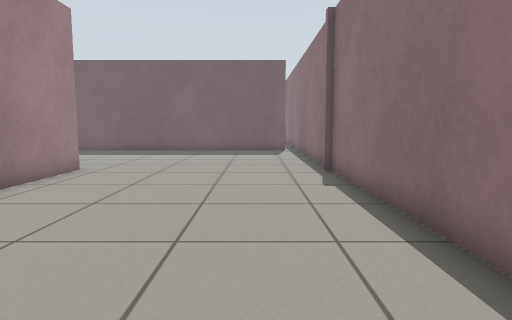
View 1 (above)

18 first-person views from a walk through a Gazebo world. The camera is 0.72 m above the floor, tilts 6° down and sees 75° across. The floor is counted in squares, 0.5 m on a side. Each view is taken from the middle of a square. On the plan, view 1 faces up. The plan holds only what a view shows up to about 15 squares ahead; the rest is blank. The place goes on beyond the plan.

View 2
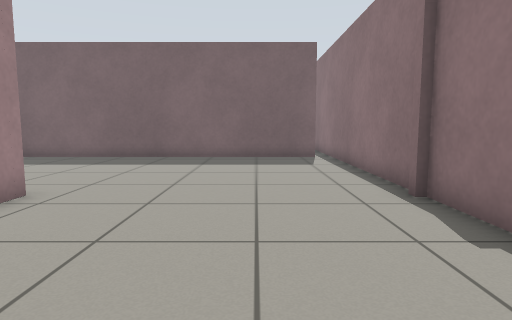

View 3
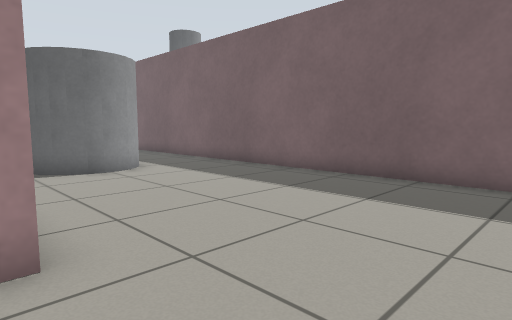

View 4
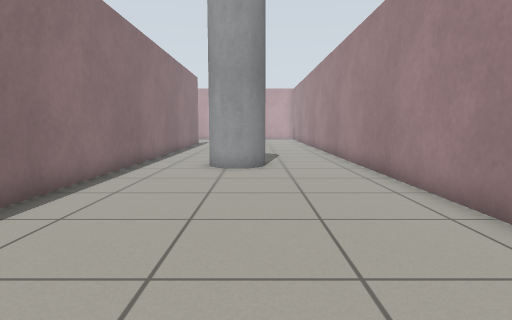

View 5
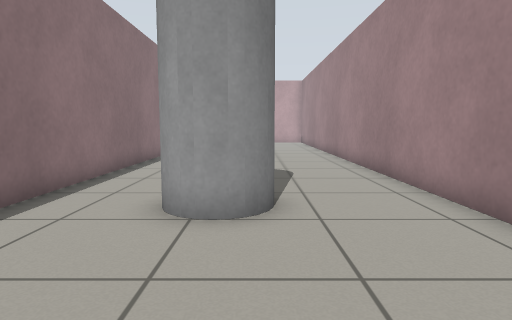

View 6
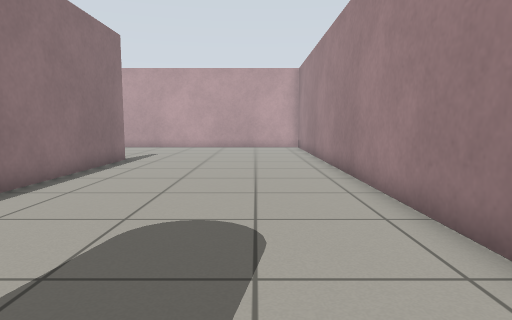

View 7
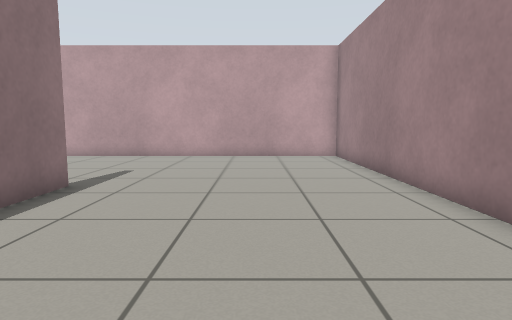

View 8
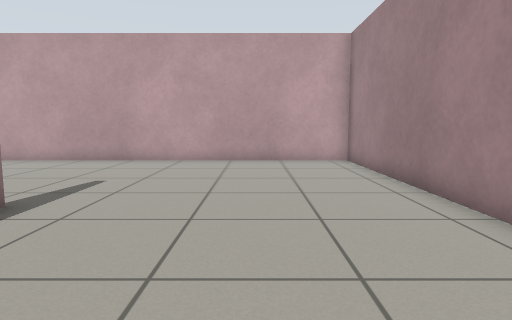

View 9
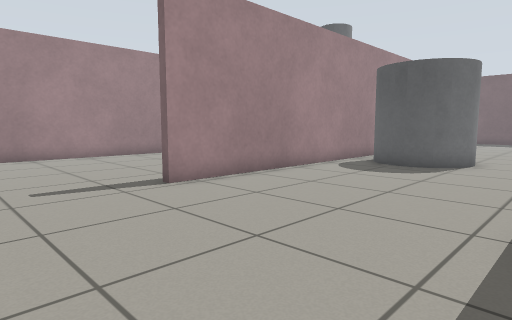

View 10
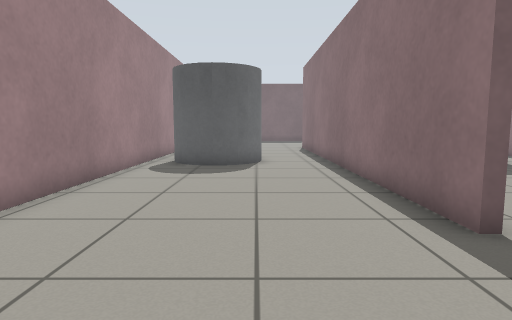

View 11
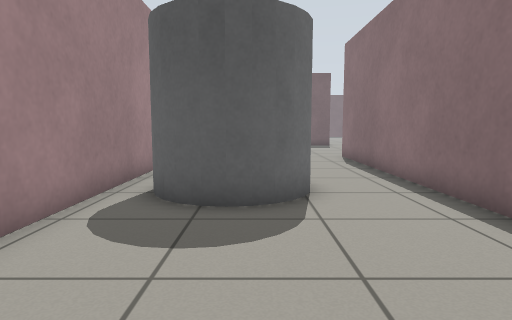

View 12
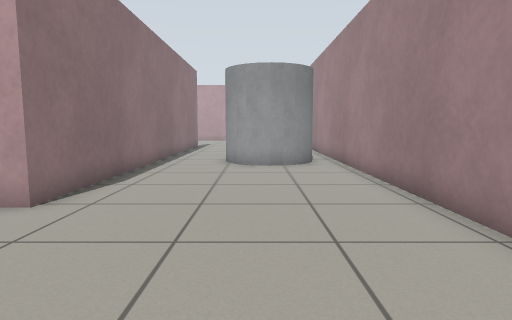

View 13
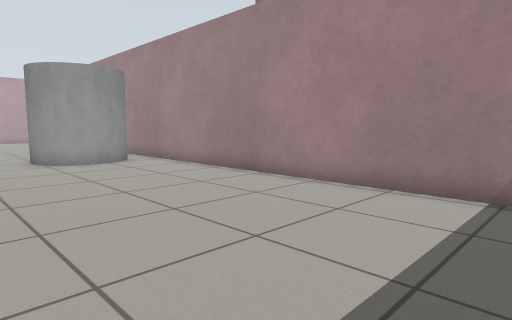

View 14
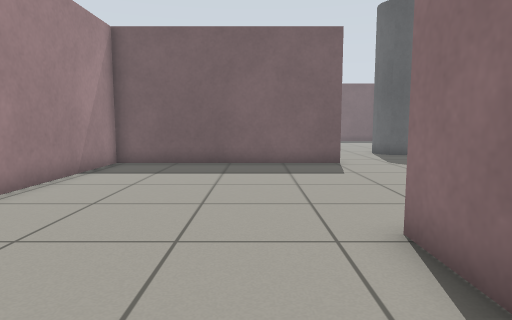

View 15
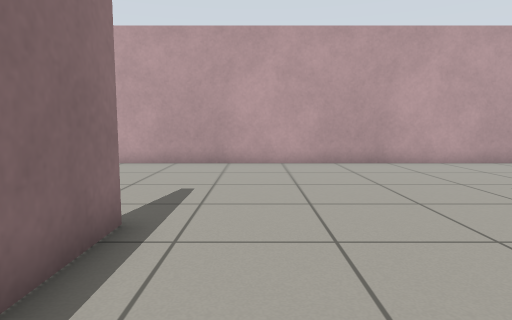

View 16
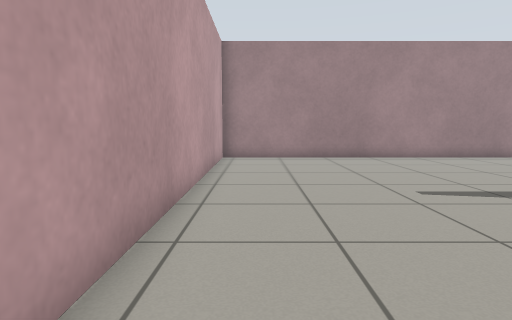

View 17
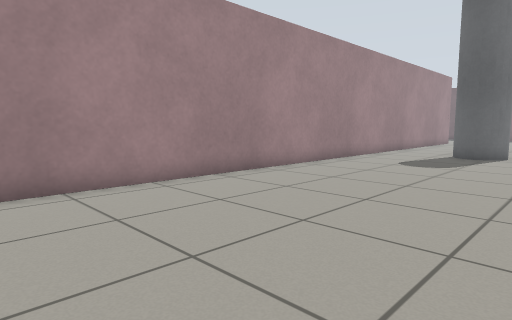

View 18
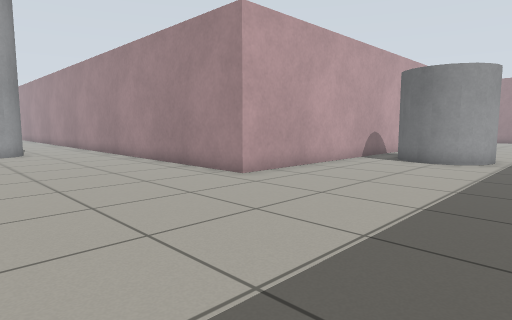

### Floor plan
Key: @ floor where view 1 was taken; # wall or solid block; . floor; C grey cylinder.
Columns run from 16 left of view 1 to 10 right of it. Each row starts with its distance up from view 1.
 19  ##################
 18  .................#
 17 ..................#
 16 ..C...............#
 15   CC..............#
 14    CC.............#
 13    CC.............#
 12    C..............#
 11    ########.......#########
 10           #.......##.......
  9           #.......##.......
  8           #.......##.......
  7           #.......##.......
  6           #.......##.......
  5           #.......##.......
  4           #.......##.......
  3           #.......##.......
  2           #.......##......#
  1           #.......##......#
  0           #...CC@.##......#
 -1           #...CCC.##......#
 -2           #...CC..##......#
 -3           #.......##......#
 -4           #.......##CCCC..#
 -5           #.......##C  C..#
 -6           #.......##C  C..#
 -7           #.......##CCCC..#
 -8           #.......##......#
 -9           #.......##......#
-10           #.......##......#
-11           #.......##......#
-12           #.......##......#
-13           #.......##......#
-14           #.......##......#
-15           #...............#
-16           #................
-17           #................
-18           #................
-19           #................
-20           #................
-21           #................
-22           ##########
-23           #################

Positions as (right, up) in squares from view 1, and headings:
1: (0, 0), facing up
2: (-1, 4), facing up
3: (-2, 10), facing up-left
4: (-2, 11), facing down
5: (-2, 5), facing down
6: (-3, -1), facing down
7: (-2, -7), facing down
8: (-2, -9), facing down
9: (10, -19), facing up-left
10: (7, -19), facing up
11: (6, -13), facing up
12: (6, 8), facing down
13: (10, 9), facing down-left
14: (8, -2), facing up
15: (8, -10), facing down
16: (9, -21), facing left
17: (2, -18), facing up-left
18: (1, 18), facing down-left
